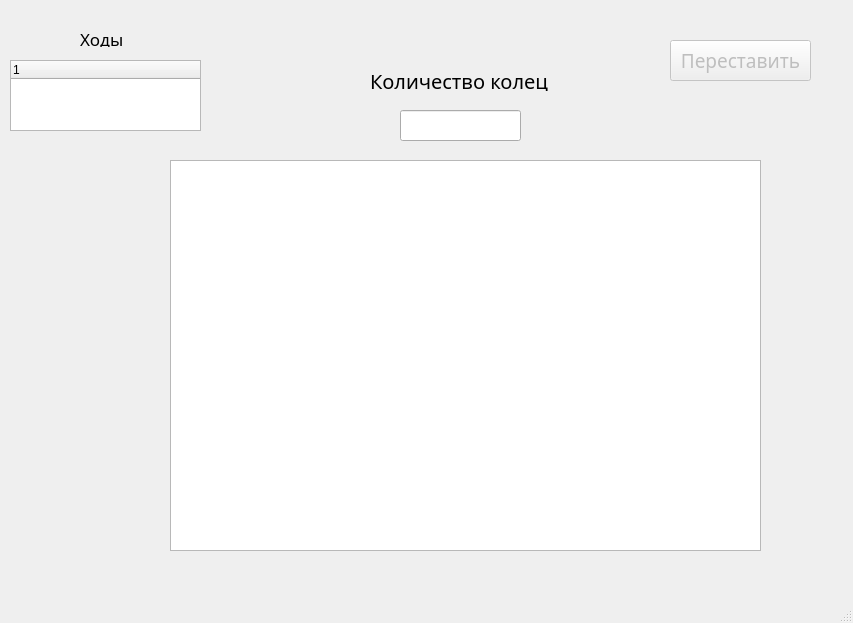
<?xml version="1.0" encoding="UTF-8"?>
<ui version="4.0">
 <class>MainWindow</class>
 <widget class="QMainWindow" name="MainWindow">
  <property name="geometry">
   <rect>
    <x>0</x>
    <y>0</y>
    <width>853</width>
    <height>623</height>
   </rect>
  </property>
  <property name="windowTitle">
   <string>MainWindow</string>
  </property>
  <widget class="QWidget" name="centralwidget">
   <widget class="QGraphicsView" name="graphicsView">
    <property name="geometry">
     <rect>
      <x>170</x>
      <y>160</y>
      <width>591</width>
      <height>391</height>
     </rect>
    </property>
   </widget>
   <widget class="QLineEdit" name="Count_of_rings_line">
    <property name="geometry">
     <rect>
      <x>400</x>
      <y>110</y>
      <width>121</width>
      <height>31</height>
     </rect>
    </property>
   </widget>
   <widget class="QLabel" name="label">
    <property name="geometry">
     <rect>
      <x>370</x>
      <y>70</y>
      <width>181</width>
      <height>21</height>
     </rect>
    </property>
    <property name="font">
     <font>
      <family>Titillium Web</family>
      <pointsize>15</pointsize>
     </font>
    </property>
    <property name="text">
     <string>Количество колец</string>
    </property>
   </widget>
   <widget class="QPushButton" name="Solve_button">
    <property name="enabled">
     <bool>false</bool>
    </property>
    <property name="geometry">
     <rect>
      <x>670</x>
      <y>40</y>
      <width>141</width>
      <height>41</height>
     </rect>
    </property>
    <property name="font">
     <font>
      <family>Titillium Web</family>
      <pointsize>14</pointsize>
     </font>
    </property>
    <property name="text">
     <string>Переставить</string>
    </property>
   </widget>
   <widget class="QTreeWidget" name="Output_tree">
    <property name="geometry">
     <rect>
      <x>10</x>
      <y>60</y>
      <width>191</width>
      <height>71</height>
     </rect>
    </property>
    <column>
     <property name="text">
      <string notr="true">1</string>
     </property>
    </column>
   </widget>
   <widget class="QLabel" name="label_2">
    <property name="geometry">
     <rect>
      <x>80</x>
      <y>30</y>
      <width>51</width>
      <height>17</height>
     </rect>
    </property>
    <property name="font">
     <font>
      <family>Titillium Web</family>
      <pointsize>13</pointsize>
     </font>
    </property>
    <property name="text">
     <string>Ходы</string>
    </property>
   </widget>
  </widget>
  <widget class="QMenuBar" name="menubar">
   <property name="geometry">
    <rect>
     <x>0</x>
     <y>0</y>
     <width>853</width>
     <height>22</height>
    </rect>
   </property>
  </widget>
  <widget class="QStatusBar" name="statusbar"/>
 </widget>
 <resources/>
 <connections/>
</ui>
